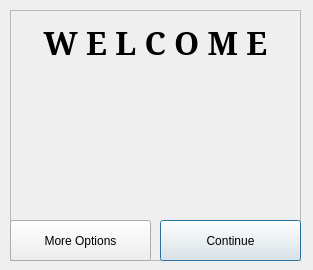
<?xml version="1.0" encoding="UTF-8"?>
<ui version="4.0">
 <class>dlgAlarmistGreeter</class>
 <widget class="QDialog" name="dlgAlarmistGreeter">
  <property name="windowModality">
   <enum>Qt::WindowModal</enum>
  </property>
  <property name="geometry">
   <rect>
    <x>0</x>
    <y>0</y>
    <width>313</width>
    <height>270</height>
   </rect>
  </property>
  <property name="sizePolicy">
   <sizepolicy hsizetype="Preferred" vsizetype="MinimumExpanding">
    <horstretch>0</horstretch>
    <verstretch>0</verstretch>
   </sizepolicy>
  </property>
  <property name="maximumSize">
   <size>
    <width>16777215</width>
    <height>16777215</height>
   </size>
  </property>
  <property name="windowTitle">
   <string>Greeter</string>
  </property>
  <property name="windowOpacity">
   <double>1.000000000000000</double>
  </property>
  <property name="autoFillBackground">
   <bool>false</bool>
  </property>
  <widget class="QFrame" name="frame1">
   <property name="geometry">
    <rect>
     <x>10</x>
     <y>10</y>
     <width>291</width>
     <height>251</height>
    </rect>
   </property>
   <property name="frameShape">
    <enum>QFrame::StyledPanel</enum>
   </property>
   <property name="frameShadow">
    <enum>QFrame::Raised</enum>
   </property>
   <widget class="QLabel" name="label">
    <property name="geometry">
     <rect>
      <x>0</x>
      <y>10</y>
      <width>291</width>
      <height>111</height>
     </rect>
    </property>
    <property name="font">
     <font>
      <family>Garamond</family>
      <pointsize>24</pointsize>
      <weight>75</weight>
      <bold>true</bold>
     </font>
    </property>
    <property name="text">
     <string>W E L C O M E</string>
    </property>
    <property name="alignment">
     <set>Qt::AlignHCenter|Qt::AlignTop</set>
    </property>
   </widget>
   <widget class="QPushButton" name="btnMoreoptions">
    <property name="geometry">
     <rect>
      <x>0</x>
      <y>210</y>
      <width>141</width>
      <height>41</height>
     </rect>
    </property>
    <property name="toolTip">
     <string/>
    </property>
    <property name="text">
     <string>More Options</string>
    </property>
   </widget>
   <widget class="QPushButton" name="btnContinue">
    <property name="geometry">
     <rect>
      <x>150</x>
      <y>210</y>
      <width>141</width>
      <height>41</height>
     </rect>
    </property>
    <property name="toolTip">
     <string>Click here to boot</string>
    </property>
    <property name="text">
     <string>Continue</string>
    </property>
    <property name="default">
     <bool>true</bool>
    </property>
   </widget>
   <widget class="QLabel" name="lblEyes">
    <property name="geometry">
     <rect>
      <x>0</x>
      <y>0</y>
      <width>301</width>
      <height>251</height>
     </rect>
    </property>
    <property name="text">
     <string/>
    </property>
    <property name="pixmap">
     <pixmap>scary-eyes-tattoo-on-arm.jpg</pixmap>
    </property>
    <property name="scaledContents">
     <bool>true</bool>
    </property>
   </widget>
   <zorder>lblEyes</zorder>
   <zorder>label</zorder>
   <zorder>btnMoreoptions</zorder>
   <zorder>btnContinue</zorder>
  </widget>
  <widget class="QFrame" name="frame2">
   <property name="geometry">
    <rect>
     <x>10</x>
     <y>330</y>
     <width>291</width>
     <height>61</height>
    </rect>
   </property>
   <property name="frameShape">
    <enum>QFrame::StyledPanel</enum>
   </property>
   <property name="frameShadow">
    <enum>QFrame::Raised</enum>
   </property>
   <widget class="QRadioButton" name="radSpoofYes">
    <property name="geometry">
     <rect>
      <x>230</x>
      <y>10</y>
      <width>51</width>
      <height>20</height>
     </rect>
    </property>
    <property name="text">
     <string>Yes</string>
    </property>
   </widget>
   <widget class="QRadioButton" name="radSpoofNo">
    <property name="geometry">
     <rect>
      <x>230</x>
      <y>30</y>
      <width>51</width>
      <height>20</height>
     </rect>
    </property>
    <property name="text">
     <string>No</string>
    </property>
    <property name="checked">
     <bool>true</bool>
    </property>
   </widget>
   <widget class="QLabel" name="label_3">
    <property name="geometry">
     <rect>
      <x>20</x>
      <y>10</y>
      <width>201</width>
      <height>41</height>
     </rect>
    </property>
    <property name="toolTip">
     <string>Spoofing MAC addresses hides the serial number of your network cards
to the local network. This can help you hide your geographical location.

It is generally safer to spoof MAC addresses, but it might
also raise suspicions or cause network connection problems.</string>
    </property>
    <property name="text">
     <string>Spoof your MAC address?</string>
    </property>
    <property name="wordWrap">
     <bool>true</bool>
    </property>
   </widget>
  </widget>
  <widget class="QFrame" name="frame3">
   <property name="geometry">
    <rect>
     <x>10</x>
     <y>450</y>
     <width>291</width>
     <height>71</height>
    </rect>
   </property>
   <property name="frameShape">
    <enum>QFrame::StyledPanel</enum>
   </property>
   <property name="frameShadow">
    <enum>QFrame::Raised</enum>
   </property>
   <widget class="QCheckBox" name="chkAllowrootpassword">
    <property name="geometry">
     <rect>
      <x>10</x>
      <y>10</y>
      <width>81</width>
      <height>51</height>
     </rect>
    </property>
    <property name="toolTip">
     <string>You have the option of entering an administration password in case you need to perform
administrative tasks. If you choose not to, it will be disabled for better security.</string>
    </property>
    <property name="text">
     <string>Allow
root
pwd</string>
    </property>
   </widget>
   <widget class="QLineEdit" name="ledPassword1">
    <property name="geometry">
     <rect>
      <x>80</x>
      <y>10</y>
      <width>201</width>
      <height>21</height>
     </rect>
    </property>
    <property name="echoMode">
     <enum>QLineEdit::Password</enum>
    </property>
   </widget>
   <widget class="QLineEdit" name="ledPassword2">
    <property name="geometry">
     <rect>
      <x>80</x>
      <y>40</y>
      <width>201</width>
      <height>21</height>
     </rect>
    </property>
    <property name="echoMode">
     <enum>QLineEdit::Password</enum>
    </property>
   </widget>
  </widget>
  <widget class="QFrame" name="frame4">
   <property name="geometry">
    <rect>
     <x>10</x>
     <y>270</y>
     <width>291</width>
     <height>61</height>
    </rect>
   </property>
   <property name="frameShape">
    <enum>QFrame::StyledPanel</enum>
   </property>
   <property name="frameShadow">
    <enum>QFrame::Raised</enum>
   </property>
   <widget class="QLabel" name="label_5">
    <property name="geometry">
     <rect>
      <x>20</x>
      <y>10</y>
      <width>201</width>
      <height>41</height>
     </rect>
    </property>
    <property name="toolTip">
     <string>This option makes Alarmist look more like Microsoft Windows XP. This
may be ueful in public places in order to avoid attracting suspicion.</string>
    </property>
    <property name="text">
     <string>Camouflage as Windows?</string>
    </property>
    <property name="wordWrap">
     <bool>true</bool>
    </property>
   </widget>
   <widget class="QRadioButton" name="radCamouflageNo">
    <property name="geometry">
     <rect>
      <x>230</x>
      <y>30</y>
      <width>51</width>
      <height>20</height>
     </rect>
    </property>
    <property name="text">
     <string>No</string>
    </property>
    <property name="checked">
     <bool>true</bool>
    </property>
   </widget>
   <widget class="QRadioButton" name="radCamouflageYes">
    <property name="geometry">
     <rect>
      <x>230</x>
      <y>10</y>
      <width>51</width>
      <height>20</height>
     </rect>
    </property>
    <property name="text">
     <string>Yes</string>
    </property>
   </widget>
  </widget>
  <widget class="QFrame" name="frame5">
   <property name="geometry">
    <rect>
     <x>10</x>
     <y>390</y>
     <width>291</width>
     <height>61</height>
    </rect>
   </property>
   <property name="frameShape">
    <enum>QFrame::StyledPanel</enum>
   </property>
   <property name="frameShadow">
    <enum>QFrame::Raised</enum>
   </property>
   <widget class="QLabel" name="label_6">
    <property name="geometry">
     <rect>
      <x>20</x>
      <y>10</y>
      <width>211</width>
      <height>41</height>
     </rect>
    </property>
    <property name="toolTip">
     <string>Is your network connection clear of obstacles? If so, and you would like
to connect directly to the Tor network, say (Y)es. On the other hand, If
your computer's network connection is censored, filtered, or proxied, say
(N)o and configure your bridge, firewall, and proxy settings manually.</string>
    </property>
    <property name="text">
     <string>Directly connect to Network?</string>
    </property>
    <property name="wordWrap">
     <bool>true</bool>
    </property>
   </widget>
   <widget class="QRadioButton" name="radDirectNo">
    <property name="geometry">
     <rect>
      <x>230</x>
      <y>30</y>
      <width>51</width>
      <height>20</height>
     </rect>
    </property>
    <property name="text">
     <string>No</string>
    </property>
    <property name="checked">
     <bool>false</bool>
    </property>
   </widget>
   <widget class="QRadioButton" name="radDirectYes">
    <property name="geometry">
     <rect>
      <x>230</x>
      <y>10</y>
      <width>51</width>
      <height>20</height>
     </rect>
    </property>
    <property name="text">
     <string>Yes</string>
    </property>
    <property name="checked">
     <bool>true</bool>
    </property>
   </widget>
  </widget>
 </widget>
 <tabstops>
  <tabstop>btnMoreoptions</tabstop>
  <tabstop>btnContinue</tabstop>
  <tabstop>radCamouflageYes</tabstop>
  <tabstop>radCamouflageNo</tabstop>
  <tabstop>chkAllowrootpassword</tabstop>
  <tabstop>ledPassword1</tabstop>
  <tabstop>ledPassword2</tabstop>
  <tabstop>radSpoofYes</tabstop>
  <tabstop>radSpoofNo</tabstop>
  <tabstop>radDirectYes</tabstop>
  <tabstop>radDirectNo</tabstop>
 </tabstops>
 <resources/>
 <connections/>
</ui>
